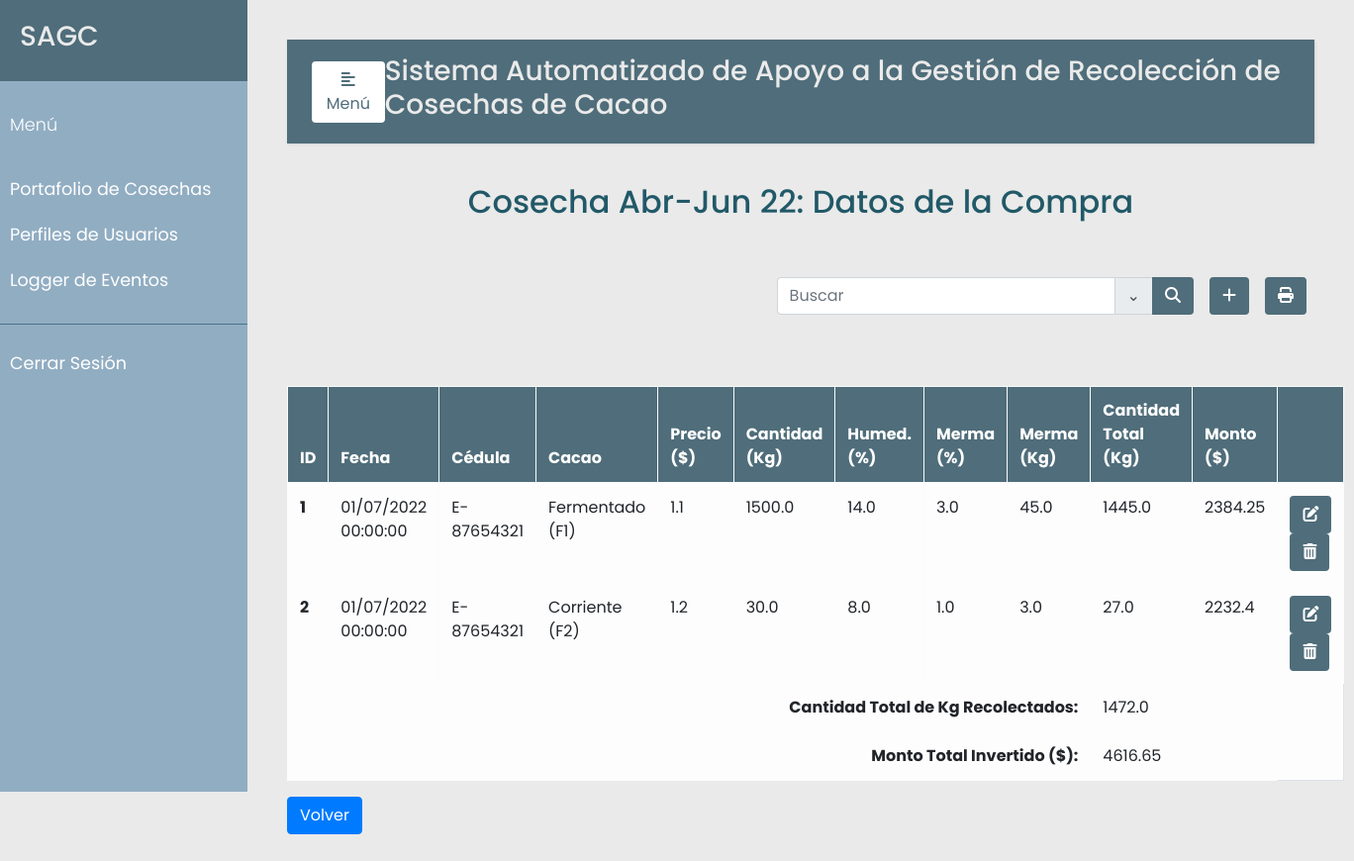
The app's page /cosecha/2/compras (signed in), older data.
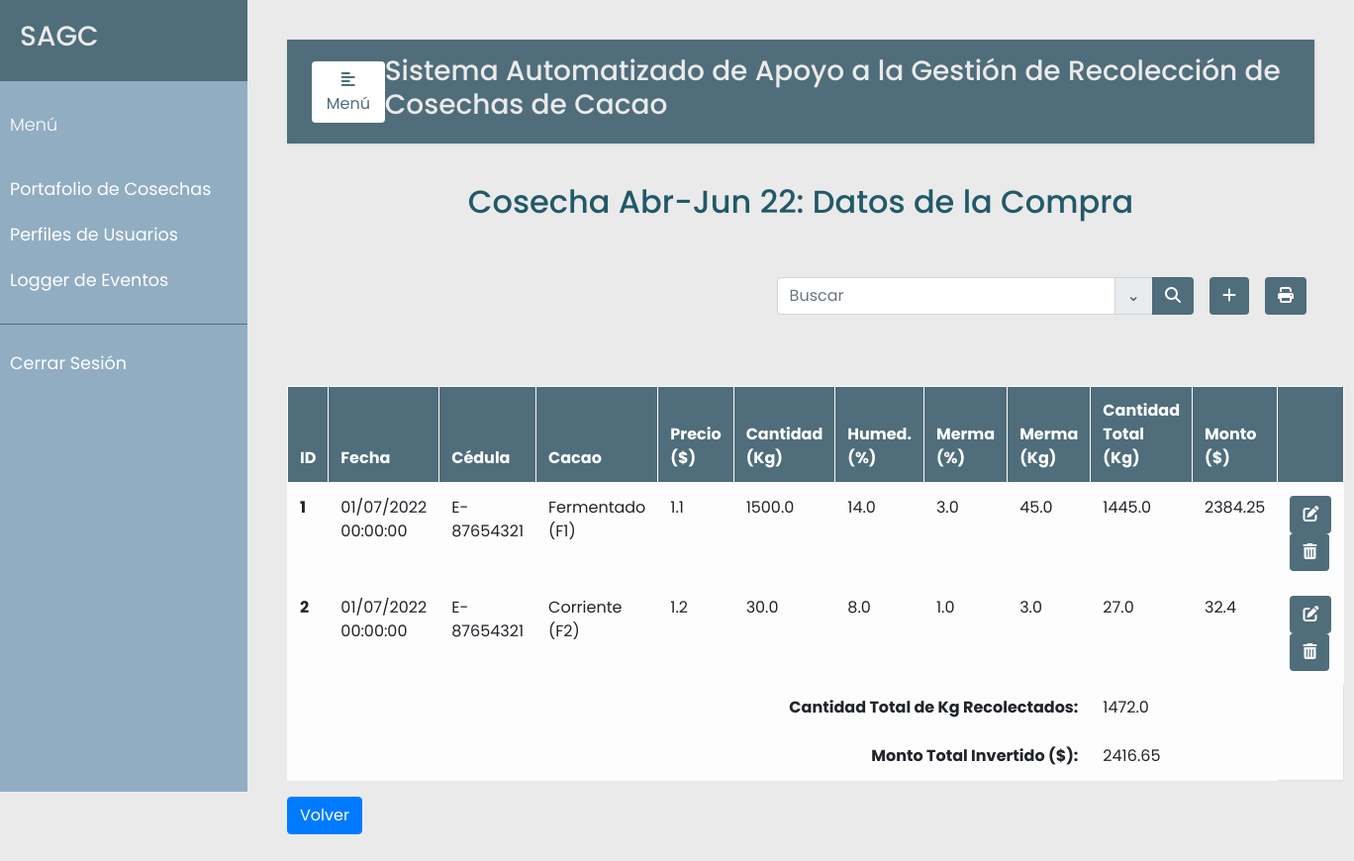
The same page, newer data.
### src/models.py (models this page shows, shortened)
class Compra(db.Model):
    __tablename__ = 'compras'
    id = db.Column(db.Integer, primary_key=True)
    cosecha_id = db.Column(db.Integer, db.ForeignKey('cosechas.id'), nullable=False)
    recolector_id = db.Column(db.Integer, db.ForeignKey('recolectores.id'), nullable=False)
    fecha = db.Column(db.DateTime, nullable=False)
    clase_cacao = db.Column(db.String(120), nullable=False)
    precio = db.Column(db.Float, nullable=False)
    cantidad = db.Column(db.Float, nullable=False)
    humedad = db.Column(db.Float, nullable=False)
    merma_porcentaje = db.Column(db.Float, nullable=False)
    merma_kg = db.Column(db.Float, nullable=False)
    cantidad_total = db.Column(db.Float, nullable=False)
    monto = db.Column(db.Float, nullable=False)
    observacion = db.Column(db.String(120))
    almendra = db.Column(db.Boolean, default=False)     # True si es verde

class Recolector(db.Model):
    __tablename__ = 'recolectores'
    id = db.Column(db.Integer, primary_key=True)
    ci = db.Column(db.String(30), nullable=False, unique=True)
    nombre = db.Column(db.String(30), nullable=False)
    apellido = db.Column(db.String(30), nullable=False)
    telefono = db.Column(db.String(12), nullable=False)
    celular = db.Column(db.String(12), nullable=False)
    tipo_prod = db.Column(db.Integer, db.ForeignKey('tipo_prod.id'), nullable=False) # ForeignKey debe estar el nombre de la tabla a linkear
    direccion1= db.Column(db.String(120), nullable=False)
    direccion2 = db.Column(db.String(120))
    compras = db.relationship('Compra', backref='recolectores')

### src/compras.py (the view, shortened to what this page needs)
@app.route("/cosecha/<cosecha_id>/<tipo>", methods=['GET', 'POST'])
@login_required
def compras(cosecha_id, tipo):
    error=None
    compras = Compra.query.filter_by(cosecha_id=cosecha_id).all()
    recolectores = Recolector.query.all()
    total_cantidad = sum(compra.cantidad_total for compra in compras)
    total_monto = sum(compra.monto for compra in compras)
    cosecha = Cosecha.query.filter_by(id=cosecha_id).first()
    error = verificar_cosecha_exists(cosecha_id, tipo, cosecha)
    if error is not None:
        cosechas = Cosecha.query.all()
        return render_template('cosecha.html', error=error, cosechas=cosechas)
    hide = True if tipo == "listar" else False
    return render_template('compras.html', error=error, cosecha=cosecha, compras=compras, recolectores=recolectores,
                           total_cantidad=total_cantidad, total_monto=total_monto, hide=hide)

### src/decoradores.py (called while the page is built)
def login_required(f):
    @wraps(f)
    def wrap(*args, **kwargs):
        if 'logged_in' in session:
            return f(*args, **kwargs)
        else:
            flash('Necesitas iniciar sesión primero')
            return redirect(url_for('login'))
    return wrap

### src/verificadores.py (called while the page is built)
def verificar_cosecha_exists(id, tipo, cosecha):
    error = None
    if cosecha is None or (not cosecha.estado and tipo=='compras'):
        error = "La cosecha no está habilitada"
        if cosecha is None:
            return "La cosecha no se encuentra registrada. Registre la cosecha antes de realiza la compra."
    return error

### templates/compras.html (shortened to what this page needs)
{% extends "base.html" %}
{% set active_page = "compras" %}
{% block content %}
  <p class="text-center h2 fw-bold mb-5 mx-1 mx-md-4 mt-4" id="Nombre-Cosecha">{{ cosecha.descripcion }}: Datos de la Compra</p>
  <form {% if not hide %} action= '/cosecha/{{ cosecha.id }}/compras/search' {% else %} action= '/cosecha/{{ cosecha.id }}/listar/search' {% endif %}
  method="post" style="justify-content: flex-end">
    <div class="d-flex flex-row-reverse bd-highlight">
      <div class="p-2 bd-highlight">
        <button type="button" id="printer" class="btn" style="color:#fff; background-color:#4F6D7A;">
          <i class="fa fa-print" aria-hidden="true"></i>
        </button>
      </div>
      {% if not hide %}
      <div class="p-2 bd-highlight">
        <button type="button" class="btn" style="color:#fff; background-color:#4F6D7A;" data-toggle="modal" data-target="#exampleModalLong">
          <i class="fa-solid fa-plus"></i>
        </button>
      </div>
      {% endif %}
      <div class="p-2 bd-highlight">
          <div class="input-group mb-3">
              <input type="text" class="form-control" placeholder="Buscar" aria-label="Buscar" name="search_compra" value="{{request.form.search_compra}}">
              <div class="input-group-append">
                <span class="input-group-text" id="basic-addon1"><a data-toggle="collapse" href="#collapse1"> ⌄ </a></span>
              </div>
              <div class="input-group-append">
                <button type="submit" id="search_compra" name="action-type" value="search" class="btn" style="color:#fff; background-color:#4F6D7A";>
                  <i class="fas fa-search" aria-hidden="true"></i>
                </button>
              </div>
          </div>
      </div>
    </div>
</form>
  <br/>
  <br>
  <table class="table table-bordered table-light table-hover" id="tabla_cosechas">
    <thead>
      <tr>
        <th scope="col">ID</th>
        <th scope="col">Fecha</th>
        <th scope="col">Cédula</th>
        <th scope="col">Cacao</th>
        <th scope="col">Precio <br> ($)</th>
        <th scope="col">Cantidad <br> (Kg)</th>
        <th scope="col">Humed. <br> (%)</th>
        <th scope="col">Merma <br> (%)</th>
        <th scope="col">Merma <br> (Kg)</th>
        <th scope="col">Cantidad <br> Total (Kg)</th>
        <th scope="col">Monto ($)</th>
        {% if not hide %}
        <th scope="col" class="print-delete" ></th>
        {% endif %}
      </tr>
    </thead>
    <tbody>
      {% for u in compras %}
      <tr>
        <th scope="row">{{ loop.index }}</th>
        <td>{{u.fecha.strftime("%d/%m/%Y %H:%M:%S") }}</td>
        <td>{{u.recolectores.ci }}</td>
        <td>{{u.clase_cacao}}</td>
        <td>{{u.precio}}</td>
        <td>{{u.cantidad}}</td>
        <td>{{u.humedad}}</td>
        <td>{{u.merma_porcentaje}}</td>
        <td>{{u.merma_kg}}</td>
        <td>{{u.cantidad_total}}</td>
        <td>{{u.monto}}</td>
        {% if not hide %}
        <td class="print-delete" >
          <button type="button" class="btn action" data-toggle="modal" data-target="#edit-modal-{{u.id}}">
            <i class="fas fa-edit"></i>
          </button>
          <button type="button" class="btn action" data-toggle="modal" data-target="#delete-modal-{{u.id}}">
            <i class="fas fa-trash-alt"></i>
          </button>
        </td>
        {% endif %}
      </tr>
      {% endfor %}
      <tr>
        <th scope="row" colspan="9" style="text-align: right;">Cantidad Total de Kg Recolectados:</th>
        <td colspan="2">{{ total_cantidad }}</td>
      </tr>
      <tr>
        <th scope="row" colspan="9" style="text-align: right;">Monto Total Invertido ($):</th>
        <td colspan="2">{{ total_monto }}</td>
      </tr>
    </tbody>
  </table>
  <div class="row">
    <div class="col-md-12">
      <a href="/cosecha" class="btn btn-primary">Volver</a>
    </div>
  </div>
{% endblock %}

Row changes from the older to the newer data that the page shows:
changed Compra "Corriente (F2)": monto "2232.4" → "32.4"
Text that changed along with them:
{{ total_monto }}: "4616.65" → "2416.65"
